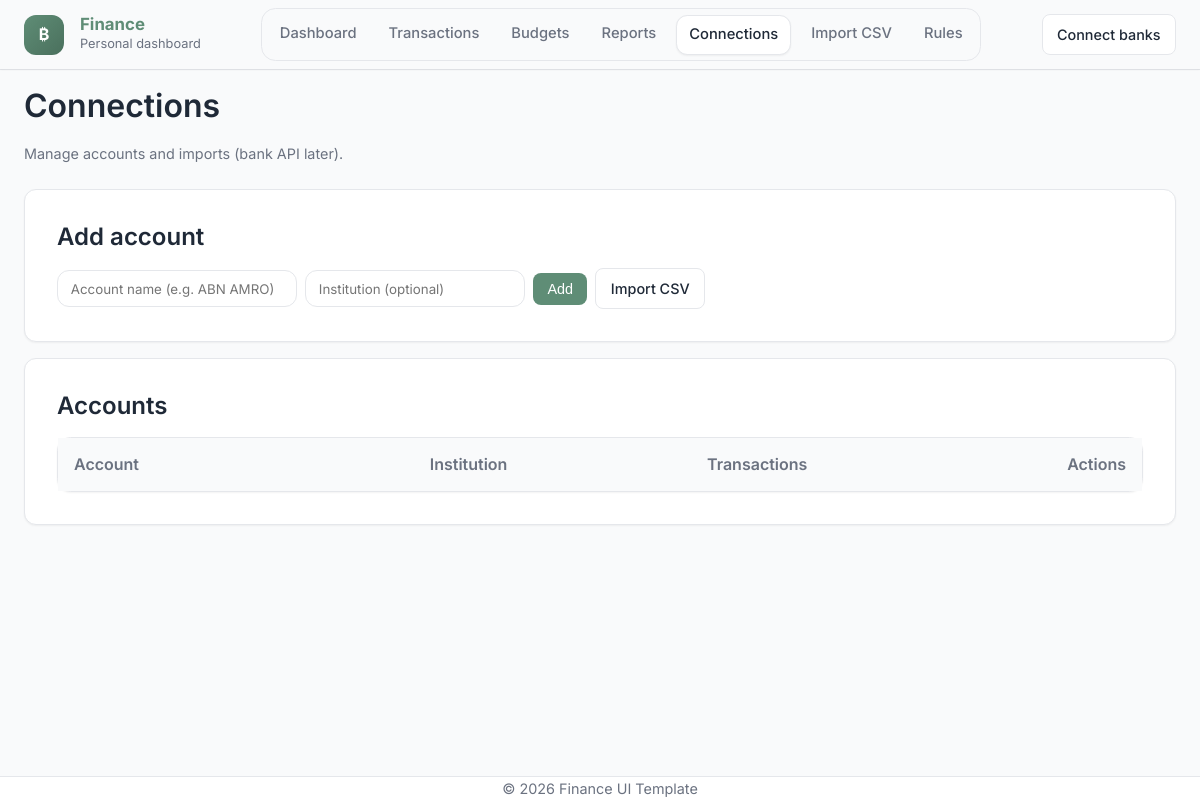
Before: /connections with the older database file.
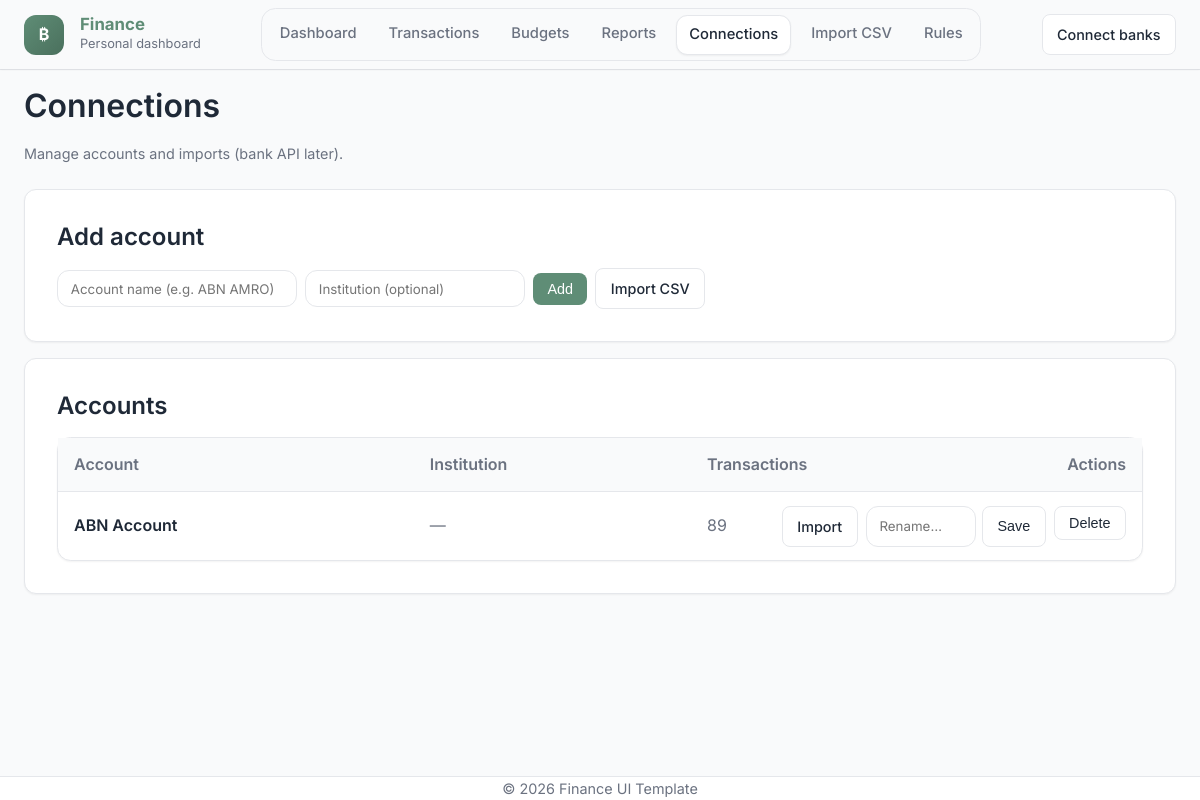
After: the same page with the newer database file.
### models.py (models this page shows)
class Account(db.Model):
    id = db.Column(db.Integer, primary_key=True)
    name = db.Column(db.String(120), nullable=False)
    institution = db.Column(db.String(120), nullable=True)
    transactions = db.relationship("Transaction", backref="account", lazy=True)

### app.py (the view)
@app.get("/connections")
def connections():
    rows = (
        db.session.query(
            Account,
            func.count(Transaction.id).label("tx_count")
        )
        .outerjoin(Transaction, Transaction.account_id == Account.id)
        .group_by(Account.id)
        .order_by(Account.name.asc())
        .all()
    )
    return render_template("connections.html", rows=rows)

### app.py (called while the page is built)
@app.context_processor
def inject_now():
    return {"current_year": date.today().year}

### templates/connections.html (shortened to what this page needs)
{% extends "base.html" %}
{% block content %}
<div class="card-header">
  <div>
    <h1>Connections</h1>
    <div class="kicker">Manage accounts and imports (bank API later).</div>
  </div>
</div>
<div class="card">
  <h2 style="margin-top:0;">Add account</h2>
  <form method="post" action="{{ url_for('add_account') }}" class="toolbar" style="gap:.5rem; flex-wrap:wrap;">
    <input class="input" name="name" placeholder="Account name (e.g. ABN AMRO)" style="min-width:240px;">
    <input class="input" name="institution" placeholder="Institution (optional)" style="min-width:220px;">
    <button class="btn btn-primary btn-sm" type="submit">Add</button>
    <a class="btn btn-outline btn-sm" href="{{ url_for('import_page') }}">Import CSV</a>
  </form>
</div>
<div class="card" style="margin-top:1rem;">
  <h2 style="margin-top:0;">Accounts</h2>
  <div class="surface-list" style="margin-top:1rem;">
    <div class="tx-row tx-head" style="grid-template-columns: 1.3fr 1fr .7fr 220px;">
      <div>Account</div><div>Institution</div><div>Transactions</div><div style="text-align:right;">Actions</div>
    </div>
    {% for a, tx_count in rows %}
      <div class="tx-row" style="grid-template-columns: 1.3fr 1fr .7fr 220px;">
        <div style="font-weight:600;">{{ a.name }}</div>
        <div class="muted">{{ a.institution or "—" }}</div>
        <div class="muted">{{ tx_count }}</div>
        <div style="text-align:right; display:flex; justify-content:flex-end; gap:.5rem;">
          <a class="btn btn-outline btn-sm" href="{{ url_for('import_page', account_id=a.id) }}">Import</a>
          <form method="post" action="{{ url_for('rename_account', account_id=a.id) }}" style="display:flex; gap:.4rem;">
            <input class="input" name="name" placeholder="Rename…" style="width:110px;">
            <button class="btn btn-outline btn-sm" type="submit">Save</button>
          </form>
          <form method="post" action="{{ url_for('delete_account', account_id=a.id) }}"
                onsubmit="return confirm('Delete this account? Transactions will be kept but detached.')">
            <button class="btn btn-outline btn-sm" type="submit">Delete</button>
          </form>
        </div>
      </div>
    {% endfor %}
  </div>
</div>
{% endblock %}

Changed rows visible on the page:
added Account: name "ABN Account", institution "—", tx_count "89"
